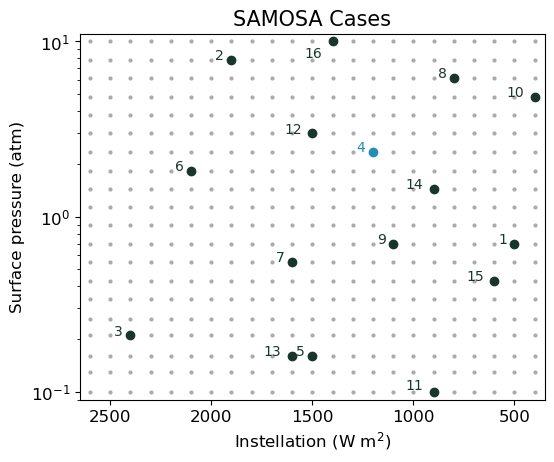

Generate this figure with Python:
import numpy as np
import matplotlib as mpl
import matplotlib.pyplot as plt
from scipy.stats import qmc


flux = np.arange( 400, 2700, 100 )
pn2  = [ 0.10, 0.13, 0.16, 0.21, 0.26, 0.34, 0.43, 0.55, 0.70, 0.89, 1.13, 1.44, 1.83, 2.34, 2.98, 3.79, 4.83, 6.16, 7.85, 10.0 ]

seed1 = 5936744
seed2 = 397676

seq2sol = 1800
#seq2pres = 0.34

grid = np.zeros( [ len( flux )*len( pn2 ), 2 ] )
for i in range( 0, len( flux ) ):
	for j in range( 0, len( pn2 ) ):
		grid[ j+i*len(pn2), 0 ] = flux[i]
		grid[ j+i*len(pn2), 1] = pn2[j]

sampler1 = qmc.Sobol( d=2, scramble=True, seed=seed1 )
lbound1  = [ 0, 0 ]
ubound1  = [ len( flux ), len( pn2 ) ]
sample1a = sampler1.random_base2( m=3 )
sample1  = np.floor( qmc.scale( sample1a, lbound1, ubound1 ) ).astype( int )
disc1    = qmc.discrepancy( sample1a )
print( disc1 )
flux1 = np.zeros( len( sample1 ) )
pres1 = np.zeros( len( sample1  ) )
for i in range( 0, len( sample1 ) ):
	flux1[i] = flux[ sample1[i,0] ]
	pres1[i] = pn2[ sample1[i,1] ]
print( flux1 )
print( pres1 )

sampler2 = qmc.Sobol( d=2, scramble=True, seed=seed2 )
#lbound2  = [ 0, next(i for i, _ in enumerate( pn2 ) if np.isclose(_, seq2pres, 0.01)) ]
lbound2  = [ 0, 0 ]
ubound2  = [ np.where( flux==seq2sol )[0][0], len( pn2 ) ]
sample2a = sampler2.random_base2( m=3 )
sample2  = np.floor( qmc.scale( sample2a, lbound2, ubound2 ) ).astype( int )
disc2    = qmc.discrepancy( sample2a )
print( disc2 )
flux2 = np.zeros( len( sample2 ) )
pres2 = np.zeros( len( sample2  ) )
for i in range( 0, len( sample2 ) ):
	flux2[i] = flux[ sample2[i,0] ]
	pres2[i] = pn2[ sample2[i,1] ]
print( flux2 )
print( pres2 )

numplots = 1
fig, (ax) = plt.subplots( 1, numplots, sharex=True, figsize = (6.0,4.75) )
plt.rc('axes', titlesize=15) 

color1 = '#183629'
color2 = '#208eb7'
color3 = '#3ea275'
color0 = '#aaaaaa'

ax.scatter( grid[:,0], grid[:,1], s=4, color=color0 )
#ax.scatter( flux1, pres1, color=color1 )
ax.tick_params( axis='x', labelsize=12 )
ax.tick_params( axis='y', labelsize=12 )
ax.set( title='SAMOSA Cases' )
ax.set_xlabel( 'Instellation (W m$^2$)', fontsize = 12 )
ax.set_ylabel( 'Surface pressure (atm)', fontsize = 12 )
ax.set_yscale('log')
ax.set_xlim( [ max( flux ) + 50, min( flux ) - 50 ] )
ax.set_ylim( [ min( pn2 )*0.9,  max( pn2 )*1.1 ] )

ax.scatter( flux1[0], pres1[0], color=color1 )
ax.scatter( flux1[1], pres1[1], color=color1 )
ax.scatter( flux1[2], pres1[2], color=color1 )
ax.scatter( flux1[3], pres1[3], color=color2 )
ax.scatter( flux1[4], pres1[4], color=color1 )
ax.scatter( flux1[5], pres1[5], color=color1 )
ax.scatter( flux1[6], pres1[6], color=color1 )
ax.scatter( flux1[7], pres1[7], color=color1 )
ax.text( flux1[0]+80, pres1[0], 1, fontsize=10, color=color1 )
ax.text( flux1[1]+80, pres1[1], 2, fontsize=10, color=color1 )
ax.text( flux1[2]+80, pres1[2], 3, fontsize=10, color=color1 )
ax.text( flux1[3]+80, pres1[3], 4, fontsize=10, color=color2 )
ax.text( flux1[4]+80, pres1[4], 5, fontsize=10, color=color1 )
ax.text( flux1[5]+80, pres1[5], 6, fontsize=10, color=color1 )
ax.text( flux1[6]+80, pres1[6], 7, fontsize=10, color=color1 )
ax.text( flux1[7]+80, pres1[7], 8, fontsize=10, color=color1 )

ax.scatter( flux2[0], pres2[0], color=color1 )
ax.scatter( flux2[1], pres2[1], color=color1 )
ax.scatter( flux2[2], pres2[2], color=color1 )
ax.scatter( flux2[3], pres2[3], color=color1 )
ax.scatter( flux2[4], pres2[4], color=color1 )
ax.scatter( flux2[5], pres2[5], color=color1 )
ax.scatter( flux2[6], pres2[6], color=color1 )
ax.scatter( flux2[7], pres2[7], color=color1 )
ax.text( flux2[0]+80,  pres2[0], 9, fontsize=10, color=color1 )
ax.text( flux2[1]+140, pres2[1], 10, fontsize=10, color=color1 )
ax.text( flux2[2]+140, pres2[2]*1.03, 11, fontsize=10, color=color1 )
ax.text( flux2[3]+140, pres2[3], 12, fontsize=10, color=color1 )
ax.text( flux2[4]+140, pres2[4], 13, fontsize=10, color=color1 )
ax.text( flux2[5]+140, pres2[5], 14, fontsize=10, color=color1 )
ax.text( flux2[6]+140, pres2[6], 15, fontsize=10, color=color1 )
ax.text( flux2[7]+140, pres2[7]*0.81, 16, fontsize=10, color=color1 )



fig.savefig( "fig_tally.png", bbox_inches='tight' )
fig.savefig( "fig_tally.eps", bbox_inches='tight' )
#plt.show()
